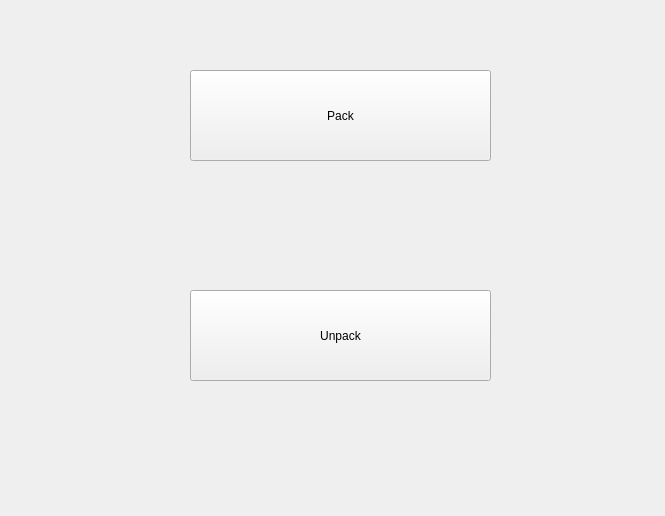
<?xml version="1.0" encoding="UTF-8"?>
<ui version="4.0">
 <class>menu</class>
 <widget class="QWidget" name="menu">
  <property name="geometry">
   <rect>
    <x>0</x>
    <y>0</y>
    <width>665</width>
    <height>516</height>
   </rect>
  </property>
  <property name="windowTitle">
   <string>Widget</string>
  </property>
  <widget class="QPushButton" name="button1">
   <property name="geometry">
    <rect>
     <x>190</x>
     <y>70</y>
     <width>301</width>
     <height>91</height>
    </rect>
   </property>
   <property name="text">
    <string>Pack</string>
   </property>
  </widget>
  <widget class="QPushButton" name="button2">
   <property name="geometry">
    <rect>
     <x>190</x>
     <y>290</y>
     <width>301</width>
     <height>91</height>
    </rect>
   </property>
   <property name="text">
    <string>Unpack</string>
   </property>
  </widget>
 </widget>
 <resources/>
 <connections/>
</ui>
